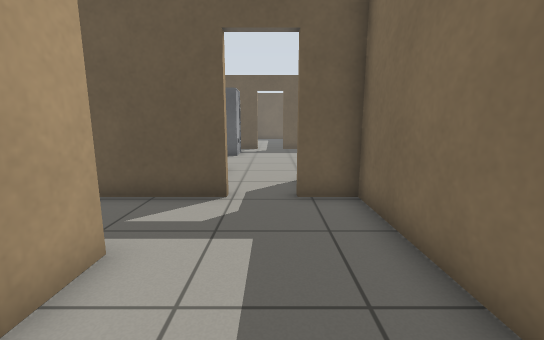
[1] (above)

20 first-person views from a walk through a robot-simulator world made for Gazebo. The camera is 0.94 m above the floor, tilts 10° down and sees 90° across. The floor is counted in squares, 0.5 m on a side. Each view is taken from the middle of a square. On the plan, view 1 faces up. The plan holds only what a view shows up to about 15 squares ahead; the rest is blank.

[2]
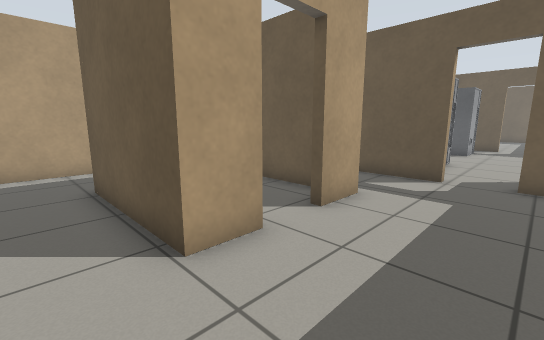

[3]
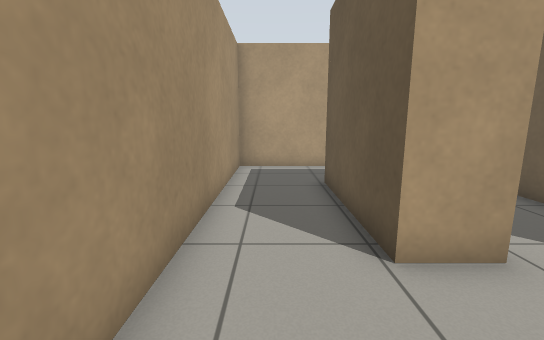

[4]
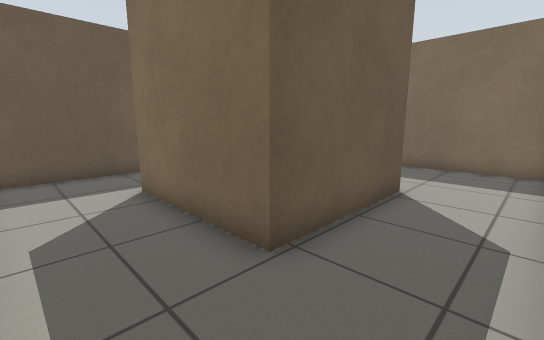

[5]
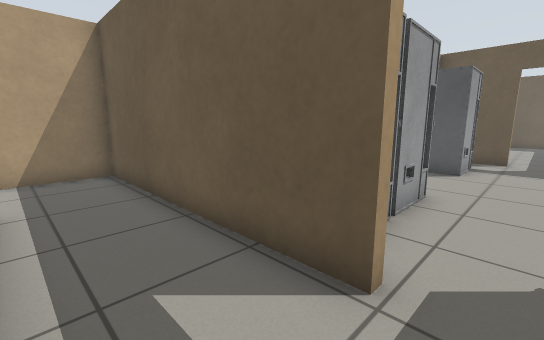

[6]
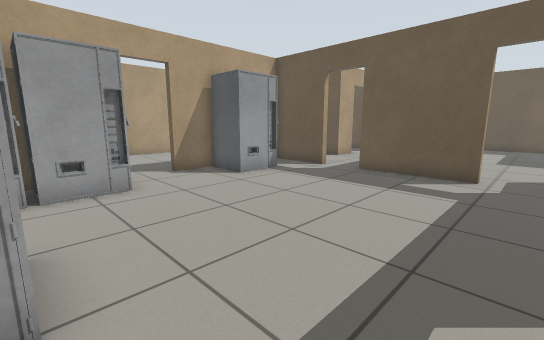

[7]
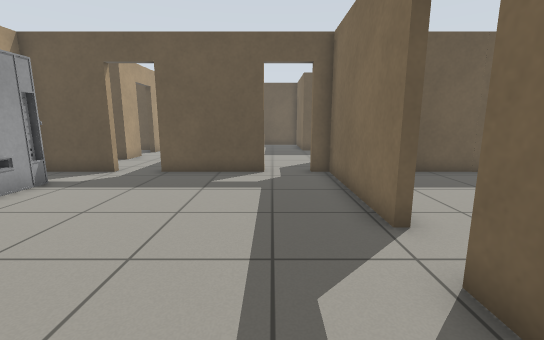

[8]
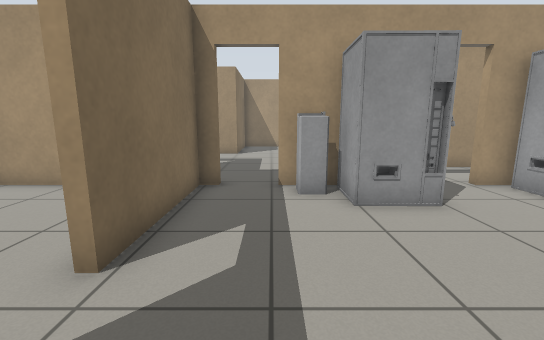

[9]
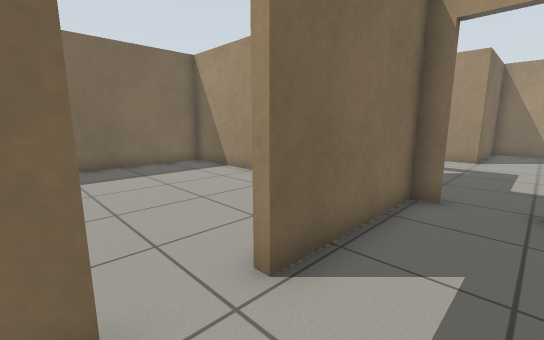

[10]
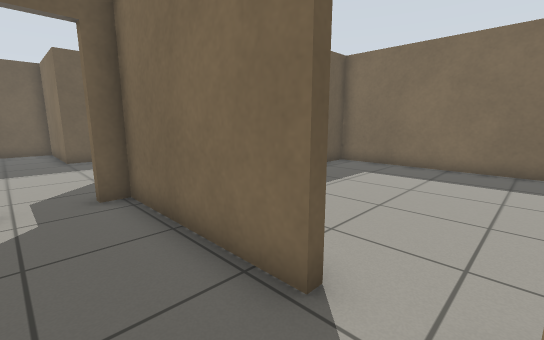

[11]
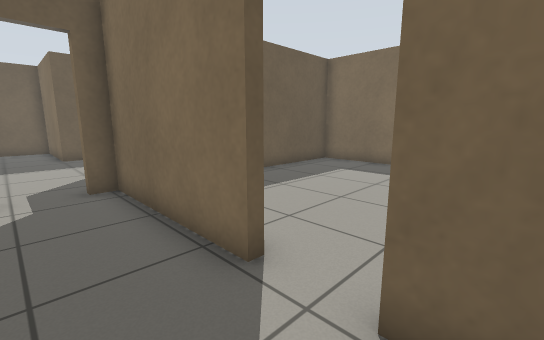

[12]
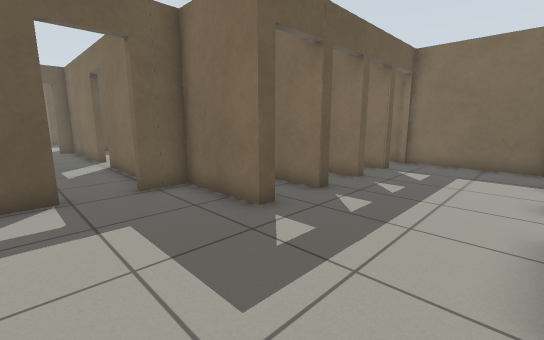

[13]
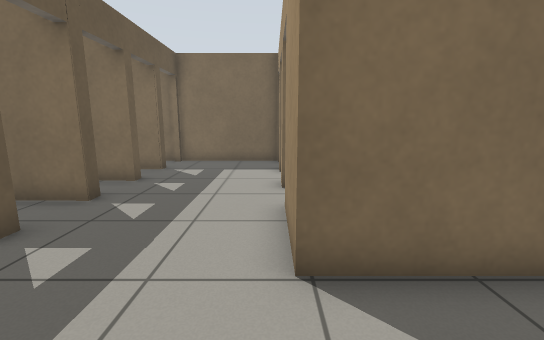

[14]
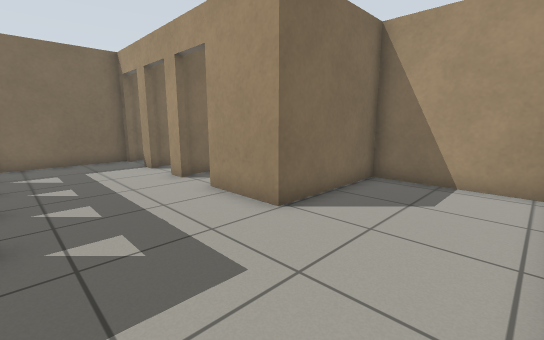

[15]
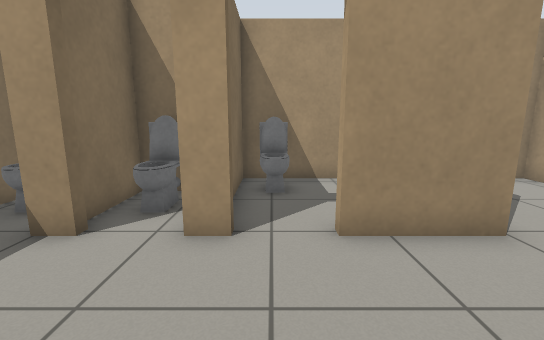

[16]
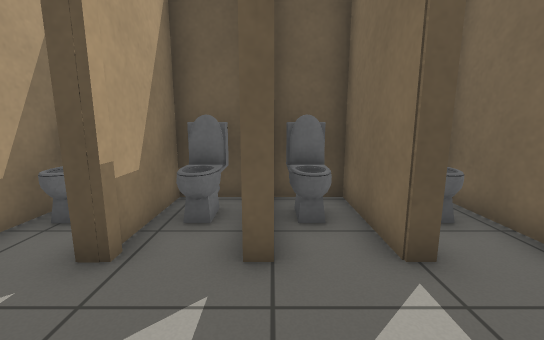

[17]
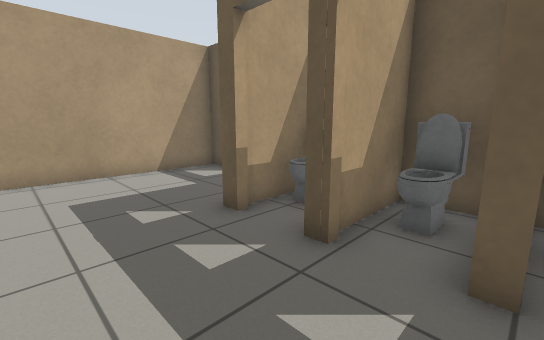

[18]
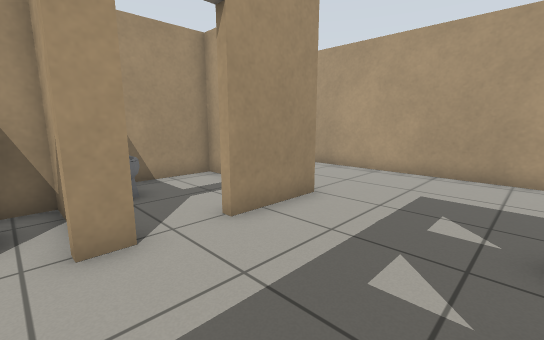

[19]
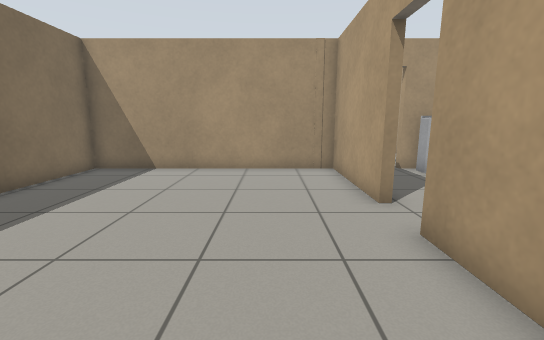

[20]
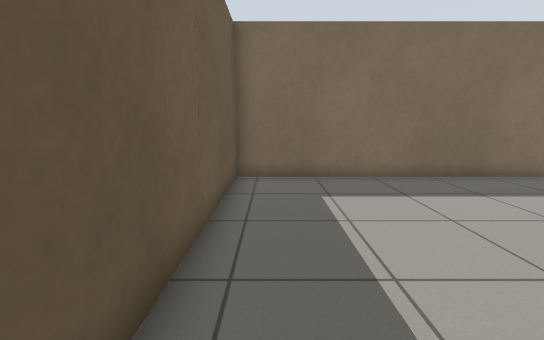

### Floor plan
Points are (right, up) in squares from view 1. A wall is a line through its corners. A room is listed if a view was taken in it or the views show most of it. See-through windows are left out.
Room 1 (views 1, 2, 3, 4, 5)
walls: (-2.4, 0.2) (-2.4, -1.3) (-7.4, -1.3) (-7.4, 3.7); (-3.5, 3.7) (-2.4, 3.7) (-2.4, 1.9); (2.2, 1.9) (2.2, 6.7) (0.6, 6.7); (-1.1, 6.7) (-10.6, 6.7) (-10.6, 3.9); (2.2, -4.1) (2.2, 0.2); (-10.6, -0.6) (-10.6, -4.4) (-0.1, -4.4)
ways out: open door at (-0.5, 7) to room 2; open door at (-2.7, 1.3)
Room 2 (views 6, 7, 8, 9, 10, 11)
walls: (-4, 15.5) (-4, 13.6); (7.2, 13.6) (7.2, 19.2); (3, 7) (4.9, 7); (-1.1, 19.2) (-3.9, 19.2); (-2.2, 7) (-1.1, 7); (4.8, 19.2) (0.8, 19.2); (7.2, 7) (7.2, 11.9)
ways out: open door at (-0.5, 7) to room 1; open door at (5.5, 7) to room 3; open door at (7, 12.5) to room 4; open door at (-4, 12.5); open door at (-0.5, 19); open door at (5.5, 19)
objects: other object (-3, 8) to (-2, 9); other object (-3, 10) to (-2, 11); other object (-3, 16) to (-2, 17); other object (1, 8) to (3, 9); other object (4, 8)
Room 3 (views 12, 13, 14, 15, 16, 17, 18)
walls: (8.6, 3.4) (8, 3.4) (8, 6.7) (6.5, 6.7); (10.7, 3.4) (10.4, 3.4); (11.6, -1.3) (12.5, -1.3); (13.1, 3.4) (12.6, 3.4); (4.9, 6.7) (2.5, 6.7) (2.5, -6) (7.2, -6) (7.2, -1.3) (10, -1.3); (14.3, -1.3) (15.1, -1.3); (15.3, 3.4) (14.8, 3.4); (16.8, -1.3) (17.3, -1.3) (17.3, 3.5)
ways out: open door at (5.5, 7) to room 2; open door at (10.7, -1.3) to room 5; open door at (11.4, 3.6) to room 6; open door at (16.3, 3.7) to room 7; open door at (14.4, -1.2)
Room 4 (views 19, 20)
walls: (7.5, 11.9) (7.5, 7) (17.3, 7) (17.2, 19.2) (9, 19.2); (7.5, 15.9) (7.5, 13.6)
ways out: open door at (7, 12.5) to room 2
Room 5 (no view inside)
walls: (7.5, -5.1) (7.5, -6) (12, -6) (12, -1.8)
ways out: open door at (10.7, -1.3) to room 3
objects: other object (11, -5) to (11, -4)
Room 6 (no view inside)
walls: (12.3, 6.7) (10.6, 6.7)
ways out: open door at (11.4, 3.6) to room 3
objects: other object (11, 5) to (12, 6)
Room 7 (no view inside)
walls: (17.3, 3.8) (17.3, 6.6)
ways out: open door at (16.3, 3.7) to room 3
objects: other object (16, 5) to (16, 6)
Room 8 (no view inside)
walls: (8.3, 6.1) (8.3, 3.9); (10.4, 3.4) (10.4, 5.2)
objects: other object (9, 5) to (9, 6)
Room 9 (no view inside)
walls: (14.8, 3.4) (14.8, 6.7) (13, 6.7)
objects: other object (14, 5) to (14, 6)

Where each view was taken, in squares from view 1:
view 1: 0 up, 0 right, facing up
view 2: 3 down, 1 right, facing up-left
view 3: 3 down, 1 right, facing left
view 4: 4 down, 10 left, facing up-right
view 5: 4 up, 0 right, facing up-left
view 6: 9 up, 6 right, facing up-left
view 7: 9 up, 5 right, facing up
view 8: 15 up, 5 right, facing down
view 9: 14 up, 5 right, facing down-right
view 10: 12 up, 5 right, facing up-right
view 11: 11 up, 5 right, facing up-right
view 12: 1 down, 4 right, facing up-right
view 13: 1 down, 4 right, facing right
view 14: 3 up, 3 right, facing down-right
view 15: 3 up, 11 right, facing down
view 16: 0 up, 13 right, facing up
view 17: 0 up, 13 right, facing up-left
view 18: 3 up, 13 right, facing down-left
view 19: 18 up, 10 right, facing down
view 20: 18 up, 8 right, facing right
